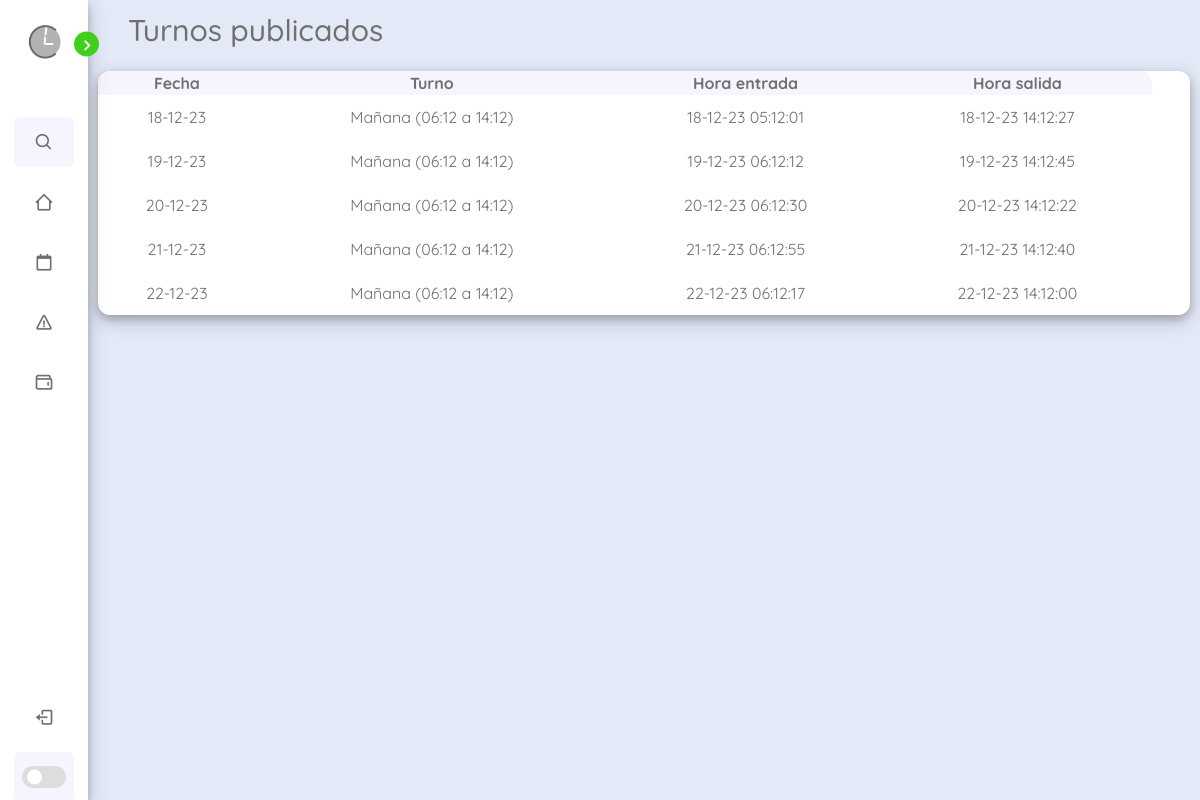
The app's page /sites/my-portal-horarios.php (signed in) with its own data.
### tables this page shows
CREATE TABLE `turnos_publicados` (
  `id_turnoP` int(9) NOT NULL,
  `categoria` int(9) DEFAULT NULL,
  `departamento` int(9) DEFAULT NULL,
  `fecha` date DEFAULT NULL,
  `hora_fichaje_entrada` datetime DEFAULT NULL,
  `hora_fichaje_salida` datetime DEFAULT NULL,
  `dni` varchar(9) DEFAULT NULL,
  `id_turno` int(9) NOT NULL
);

CREATE TABLE `turnos` (
  `id_turno` int(9) NOT NULL,
  `nombre` varchar(40) NOT NULL,
  `hora_entrada` time NOT NULL,
  `hora_salida` time NOT NULL,
  `plus` tinyint(1) NOT NULL
);

### scripts/php/login/datosTurnos.php (called while the page is built, shortened)
<?php
function todosTurnos($conexion, $userwebdni)
{
    $proximosturnos = array();
    $query = "SELECT tp.fecha, t.nombre, tp.hora_fichaje_entrada, tp.hora_fichaje_salida, t.hora_salida, t.hora_entrada FROM turnos_publicados tp LEFT JOIN turnos t ON tp.id_turno = t.id_turno WHERE tp.dni = '$userwebdni'";
    $query_ejecutar = $conexion->query($query);
    if ($query_ejecutar->num_rows > 0) {
        while ($row = $query_ejecutar->fetch_assoc()) {
            $fecha = $row["fecha"];
            $nombre = $row["nombre"];
            $hfe = $row["hora_fichaje_entrada"];
            $hfs = $row["hora_fichaje_salida"];
            $he = $row["hora_entrada"];
            $hs = $row["hora_salida"];
            $proximosturnos[] = array(
                'fecha' => $fecha,
                'nombre' => $nombre,
                'hfe' => $hfe,
                'hfs' => $hfs,
                'he' => $he,
                'hs' => $hs
            );
        }
    }
    return $proximosturnos;
}
?>

### sites/my-portal-horarios.php (the view, shortened to what this page needs)
<?php
include('../scripts/php/seguridad/conexion.php');
include('../scripts/php/login/datosTurnos.php');
$userLogin = $_SESSION['userwebdni'];
$datosHorarios = todosTurnos($conexion, $userLogin);
?>
<!DOCTYPE html>
<html lang="es">
<head>
    <link href="../css/dashboard.css" rel="stylesheet" />
    <link href="https://unpkg.com/boxicons@2.1.4/css/boxicons.min.css" rel="stylesheet" />
    <script src="https://cdn.tailwindcss.com"></script>
</head>
<body>
    <nav class="sidebar close">
        <header>
            <div class="image-text">
                <span class="image">
                    <img src="../img/cuandoLibro-logo.png" alt="logoClaro" />
                </span>
            </div>
            <i class="bx bx-chevron-right toggle"></i>
        </header>
        <div class="menu-bar">
            <div class="menu">
                <li class="search-box">
                    <i class="bx bx-search icon"></i>
                </li>
                <ul class="menu-links">
                    <li class="nav-links">
                        <a href="my-portal.php">
                            <i class="bx bx-home-alt-2 icon"></i>
                        </a>
                    </li>
                    <li class="nav-links">
                        <a href="#horarios">
                            <i class="bx bx-calendar-alt icon"></i>
                        </a>
                    </li>
                    <li class="nav-links">
                        <a href="#avisos">
                            <i class="bx bx-error icon"></i>
                        </a>
                    </li>
                    <li class="nav-links">
                        <a href="#avisos">
                            <i class='bx bx-wallet icon'></i>
                        </a>
                    </li>
                </ul>
            </div>
            <div class="bottom-content">
                <li class="">
                    <a href="../scripts/php/seguridad/cerrarSesion.php">
                        <i class="bx bx-log-out icon"></i>
                    </a>
                </li>
                <li class="mode">
                    <div class="toogle-switch">
                        <span class="switch"></span>
                    </div>
                </li>
            </div>
        </div>
    </nav>
    <section class="homeTitle" id="trabajadores">
        <div class="text">Turnos publicados</div>
        <div class="contenedor-tabla">
            <?php
            if (isset($datosHorarios) && !empty($datosHorarios)) {
                ?>
                <table class='tabla-datos'>
                    <tr>
                        <th>Fecha</th>
                        <th>Turno</th>
                        <th>Hora entrada</th>
                        <th>Hora salida</th>
                    </tr>
                    <?php
                    foreach ($datosHorarios as $turno) {
                        ?>
                        <tr class='datos'>
                            <td>
                                <?php echo date("d-m-y", strtotime($turno['fecha'])) ?>
                            </td>
                            <td
                                title="Hora entrada: <?php echo date("H:m", strtotime($turno['he'])) . '| Hora salida: ' . date("H:m", strtotime($turno['hs'])); ?>">
                                <?php echo $turno['nombre'] . " (" . date("H:m", strtotime($turno['he'])) . " a ". date("H:m", strtotime($turno['hs'])) .")" ?>
                            </td>
                            <td>
                                <?php echo isset($turno['hfe']) ? date("d-m-y H:m:s", strtotime($turno['hfe'])) : "Sin datos..." ?>
                            </td>
                            <td>
                                <?php echo isset($turno['hfs']) ? date("d-m-y H:m:s", strtotime($turno['hfs'])) : "Sin datos..." ?>
                            </td>
                            <td></td>
                        </tr>
                        <?php
                    } ?>
                </table>
                <?php
            } else {
                echo "<h2>No hay turnos aún...</h2>";
            }
            ?>
        </div>
    </section>
</body>
</html>

### css/dashboard.css (style rules this page uses)
:root { --body-color: #E4E9F7; --sidebar-color: #FFF; --primary-color: #41cf1d; --primary-color-light: #F6F5FF; --toggle-color: #DDD; --text-color: #707070; --box-shadow: 0 4px 8px 0 rgba(0, 0, 0, 0.2), 0 6px 20px 0 rgba(0, 0, 0, 0.19); --tran-02: all 0.2s ease; --tran-03: all 0.3s ease; --tran-04: all 0.4s ease; --tran-05: all 0.5s ease; }
* { margin: 0; padding: 0; box-sizing: border-box; font-family: 'QuickSand', sans-serif; }
body { height: 100vh; background: var(--body-color); transition: var(--tran-02); overflow: auto; }
.sidebar .image { min-width: 60px; display: flex; align-items: center; justify-content: center; }
.sidebar header { position: relative; }
.sidebar li { height: 50px; margin-top: 10px; list-style: none; display: flex; align-items: center; }
.sidebar li .icon { display: flex; align-items: center; justify-content: center; min-width: 60px; font-size: 20px; }
.sidebar li .icon, .sidebar li .text { color: var(--text-color); transition: var(--tran-04); }
.sidebar { position: fixed; top: 0; left: 0; height: 100%; width: 250px; padding: 10px 14px; background: var(--sidebar-color); transition: var(--tran-05); z-index: 100; box-shadow: var(--box-shadow); }
.sidebar.close { width: 88px; }
.sidebar .image-text img { width: 40px; border-radius: 6px; }
.sidebar header .image-text { display: flex; align-items: center; }
.sidebar header .toggle { position: absolute; top: 55%; right: -25px; transform: translateY(-50%); height: 25px; width: 25px; background: var(--primary-color); display: flex; align-items: center; justify-content: center; border-radius: 50%; color: var(--sidebar-color); font-size: 22px; transition: var(--tran-03); cursor: pointer; }
.sidebar .menu { margin-top: 35px; }
.sidebar .search-box { border-radius: 6px; background: var(--primary-color-light); transition: var(--tran-05); }
.sidebar li a { height: 100%; width: 100%; display: flex; align-items: center; text-decoration: none; border-radius: 6px; transition: var(--tran-04); }
.sidebar .menu-bar { height: calc(100% - 50px); display: flex; flex-direction: column; justify-content: space-between; }
.menu-bar .mode { position: relative; border-radius: 6px; background: var(--primary-color-light); }
.menu-bar .mode .toogle-switch { position: absolute; right: 0px; align-items: center; justify-content: center; display: flex; height: 100%; min-width: 60px; cursor: pointer; background: var(--primary-color-light); border-radius: 6px; }
.toogle-switch .switch { position: relative; height: 22px; width: 44px; background: var(--toggle-color); border-radius: 25px; }
.switch::before { content: ''; position: absolute; height: 15px; width: 15px; border-radius: 50%; top: 50%; left: 5px; transform: translateY(-50%); background: var(--sidebar-color); cursor: pointer; transition: var(--tran-03); }
.homeTitle { position: relative; height: 100vh; left: 250px; width: calc(100% - 250px); background: var(--body-color); transition: var(--tran-05); }
.text { font-size: 30px; font-weight: 500; color: var(--text-color); padding: 8px 40px; }
.homeTitle .text { font-size: 30px; font-weight: 500; color: var(--text-color); padding: 8px 40px; }
.sidebar.close ~ .homeTitle { left: 88px; width: calc(100% - 88px); }
.contenedor-tabla { display: grid; grid-template-rows: 1fr; margin: 10px; color: var(--text-color); text-align: center; gap: 5px; }
.tabla-datos { border-radius: 12px; padding: 2px; background: var(--sidebar-color); border-collapse: collapse; box-shadow: var(--box-shadow); overflow-x: auto; }
.tabla-datos th { background-color: var(--primary-color-light); }
.tabla-datos tr, .tabla-datos th { overflow-x: auto; }
.tabla-datos th:first-child { border-radius: 12px 0 0 0; }
.tabla-datos th:last-child { border-radius: 0 12px 0 0; }
.tabla-datos td { cursor: pointer; text-align: center; padding: 10px; }
.tabla-datos tr:last-child td:last-child { border-radius: 0 0 12px 0; }
.tabla-datos tr:last-child td:first-child { border-radius: 0 0 0 12px; }

### records on screen
turnos_publicados: fecha "18-12-23", id_turno.nombre "Mañana", id_turno.hora_entrada "06:12", id_turno.hora_salida "14:12", hora_fichaje_entrada "18-12-23 05:12:01", hora_fichaje_salida "18-12-23 14:12:27"
turnos_publicados: fecha "19-12-23", id_turno.nombre "Mañana", id_turno.hora_entrada "06:12", id_turno.hora_salida "14:12", hora_fichaje_entrada "19-12-23 06:12:12", hora_fichaje_salida "19-12-23 14:12:45"
turnos_publicados: fecha "20-12-23", id_turno.nombre "Mañana", id_turno.hora_entrada "06:12", id_turno.hora_salida "14:12", hora_fichaje_entrada "20-12-23 06:12:30", hora_fichaje_salida "20-12-23 14:12:22"
turnos_publicados: fecha "21-12-23", id_turno.nombre "Mañana", id_turno.hora_entrada "06:12", id_turno.hora_salida "14:12", hora_fichaje_entrada "21-12-23 06:12:55", hora_fichaje_salida "21-12-23 14:12:40"
turnos_publicados: fecha "22-12-23", id_turno.nombre "Mañana", id_turno.hora_entrada "06:12", id_turno.hora_salida "14:12", hora_fichaje_entrada "22-12-23 06:12:17", hora_fichaje_salida "22-12-23 14:12:00"
